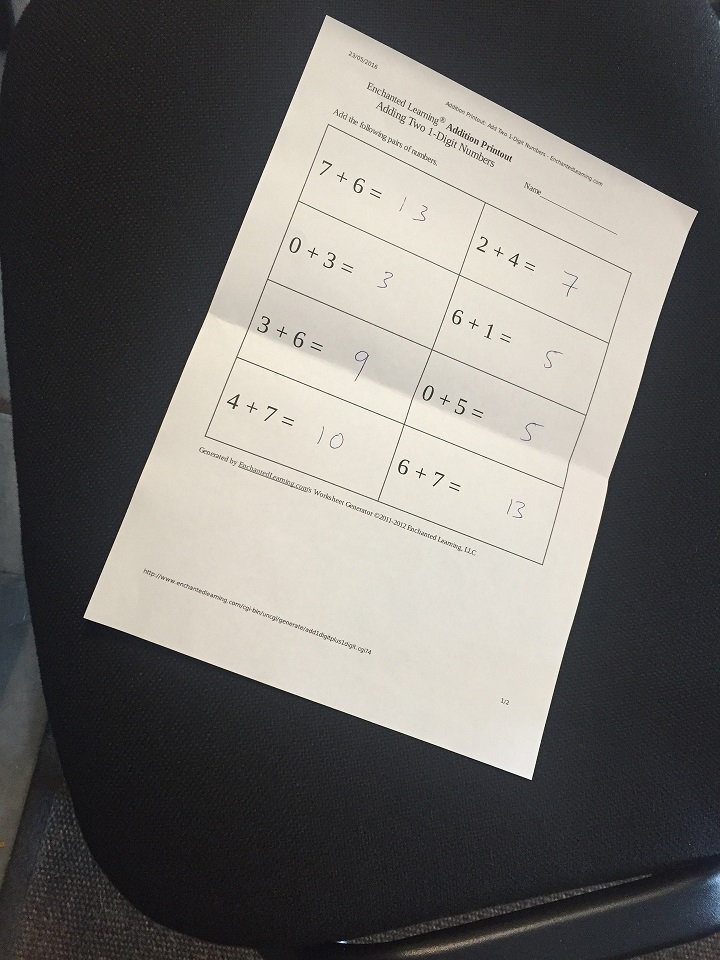
#> input picture day12/images/scan.jpg, 720 x 960 px
$ jupyter execute 'Perspective & Affine Transforms.ipynb'   (text cells are left out)
#> lines starting #> are read from the running program, lines starting #| are printed output that depends on the picture; pictures that were not available may be replaced by others from this repository, and a replacement may not be noted
[cell 1]
import cv2
import numpy as np
import matplotlib.pyplot as plt

image = cv2.imread('images/scan.jpg')
#> image is the input picture: shape (960, 720, 3); mean B, G, R 106.2, 109.5, 111.7

cv2.imshow('Original', image)
cv2.waitKey(0)

# Cordinates of the 4 corners of the original image
points_A = np.float32([[320,15], [700,215], [85,610], [530,780]])

# Cordinates of the 4 corners of the desired output
# We use a ratio of an A4 Paper 1 : 1.41
points_B = np.float32([[0,0], [420,0], [0,594], [420,594]])

# Use the two sets of four points to compute
# the Perspective Transformation matrix, M
M = cv2.getPerspectiveTransform(points_A, points_B)

warped = cv2.warpPerspective(image, M, (420,594))
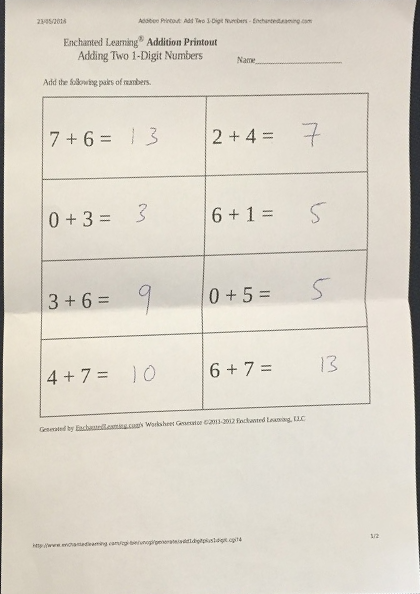
#> warped: shape (594, 420, 3); mean B, G, R 201, 212.6, 218.5

cv2.imshow('warpPerspective', warped)
cv2.waitKey(0)
cv2.destroyAllWindows()

[cell 2]
import cv2
import numpy as np
import matplotlib.pyplot as plt

image = cv2.imread('images/ex2.jpg')
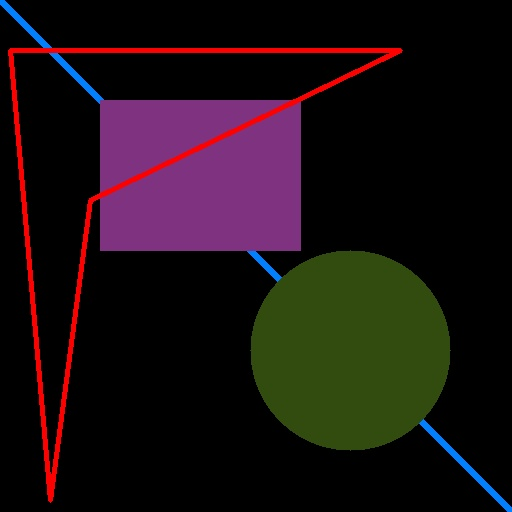
#> input picture day5/draw.jpg, 512 x 512 px, given in place of ex2.jpg, which was not available
#> image is the input picture: shape (512, 512, 3); mean B, G, R 18.4, 16, 27.4
rows,cols,ch = image.shape
#> rows = 512; cols = 512; ch = 3

cv2.imshow('Original', image)
cv2.waitKey(0)

# Cordinates of the 4 corners of the original image
points_A = np.float32([[320,15], [700,215], [85,610]])

# Cordinates of the 4 corners of the desired output
# We use a ratio of an A4 Paper 1 : 1.41
points_B = np.float32([[0,0], [420,0], [0,594]])

# Use the two sets of four points to compute
# the Perspective Transformation matrix, M
M = cv2.getAffineTransform(points_A, points_B)

warped = cv2.warpAffine(image, M, (cols, rows))
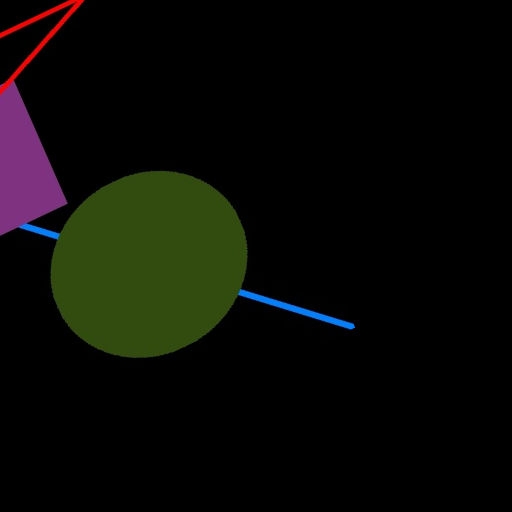
#> warped: shape (512, 512, 3); mean B, G, R 5.7, 10, 9.4

cv2.imshow('warpPerspective', warped)
cv2.waitKey(0)
cv2.destroyAllWindows()
